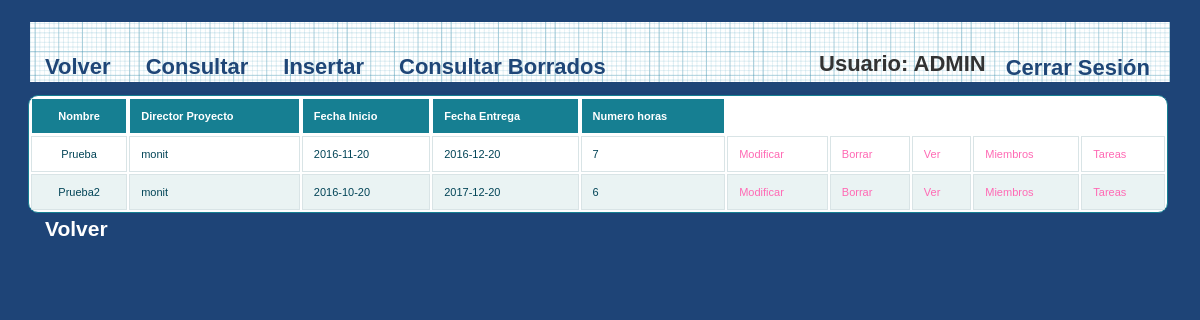
The app's page /et3_iu/Controllers/PROYECTO_Controller.php (signed in) with its own data.
### tables this page shows
CREATE TABLE IF NOT EXISTS `PROYECTO` (
`ID_PROYECTO` int(3) NOT NULL,
  `NOMBRE` varchar(50) NOT NULL,
  `DESCRIPCION` varchar(200) NOT NULL,
  `FECHAI` date NOT NULL,
  `FECHAIP` date NOT NULL,
  `FECHAE` date NOT NULL,
  `FECHAFP` date NOT NULL,
  `NUMEROMIEMBROS` int(3) NOT NULL,
  `NUMEROHORAS` int(5) NOT NULL,
   `DIRECTOR` varchar(25) NOT NULL,
  `BORRADO` tinyint(1) NOT NULL DEFAULT '0'
);

CREATE TABLE IF NOT EXISTS `EMPLEADOS` (
  `EMP_USER` varchar(25) NOT NULL,
  `EMP_PASSWORD` varchar(128) NOT NULL,
  `EMP_NOMBRE` varchar(25) DEFAULT NULL,
  `EMP_APELLIDO` varchar(50) DEFAULT NULL,
  `EMP_EMAIL` varchar(50) DEFAULT NULL,
  `EMP_TIPO` int(10) DEFAULT NULL,
  `EMP_ESTADO` varchar(25) DEFAULT NULL
);

### et3_iu/Controllers/PROYECTO_Controller.php (called while the page is built, shortened)
<?php
include '../Models/PROYECTO_Model.php';
require_once("../Mappers/PROYECTO_Mapper.php");
$proyectoMapper=new ProyectoMapper();
switch ($_REQUEST['accion']) {
    default:
        $datos = $proyectoMapper->listar();
        if (!tienePermisos('Proyecto_Default')) {
            new Mensaje('No tienes los permisos necesarios', '../Views/DEFAULT_Vista.php');
        } else {
            new Proyecto_Default($datos, '../Views/DEFAULT_Vista.php');
        }
}
?>

### et3_iu/Models/PROYECTO_Model.php (called while the page is built, shortened)
<?php
class Proyecto
{
    private $ID_PROYECTO;
    private $NOMBRE;
    private $FECHAI;
    private $FECHAE;
    private $NUMEROHORAS;
    private $DIRECTOR;
    public function __construct($ID_PROYECTO=NULL, $NOMBRE=NULL, $DESCRIPCION=NULL, $FECHAI=NULL, $FECHAIP=NULL, $FECHAE=NULL, $FECHAFP=NULL, $NUMEROMIEMBROS=NULL, $NUMEROHORAS=NULL, Miembro $DIRECTOR=NULL, $BORRADO)
    {
        $this->ID_PROYECTO = $ID_PROYECTO;
        $this->NOMBRE = $NOMBRE;
        $this->FECHAI = $FECHAI;
        $this->FECHAE = $FECHAE;
        $this->NUMEROHORAS = $NUMEROHORAS;
        $this->DIRECTOR = $DIRECTOR;
        $this->BORRADO = $BORRADO;
    }
    public function getBORRADO()
    {
        return $this->BORRADO;
    }
    public function getIDPROYECTO()
    {
        return $this->ID_PROYECTO;
    }
    public function getNOMBRE()
    {
        return $this->NOMBRE;
    }
    public function getFECHAI()
    {
        return $this->FECHAI;
    }
    public function getFECHAE()
    {
        return $this->FECHAE;
    }
    public function getNUMEROHORAS()
    {
        return $this->NUMEROHORAS;
    }
    public function getDIRECTOR()
    {
        return $this->DIRECTOR;
    }
}
?>

### et3_iu/Models/MIEMBRO_Model.php (called while the page is built, shortened)
<?php
class Miembro{
    private $USUARIO;
    public function __construct( $NOMBRE=NULL, $APELLIDOS=NULL, $USUARIO=NULL, $CONTRASEÑA=NULL, $CORREO=NULL){
        $this->USUARIO = $USUARIO;
    }
    public function getUsuario(){
        return $this->USUARIO;
    }
}
?>

### et3_iu/Mappers/PROYECTO_Mapper.php (called while the page is built, shortened)
<?php
require_once(__DIR__ . "/../Models/PROYECTO_Model.php");
require_once(__DIR__ . "/../Models/MIEMBRO_Model.php");
class ProyectoMapper {
  private $mysqli;
  public function conectarBD(){
      $this->mysqli = new mysqli("localhost","iu2016","iu2016","IU2016");
  }
    function listar()
    {
        $sql = "select * from PROYECTO WHERE BORRADO ='0' ORDER BY ID_PROYECTO;";
        if (!($resultado = $this->mysqli->query($sql))) {
            return 'Error en la consulta sobre la base de datos';
        } else {
            $toret = array();
            while ($obj = $resultado->fetch_object()) {
                $miembro = $this->buscarMiembroPorUsuario($obj->DIRECTOR);
                $proyectoEncontrado = new Proyecto($obj->ID_PROYECTO, $obj->NOMBRE, $obj->DESCRIPCION, $obj->FECHAI, $obj->FECHAIP, $obj->FECHAE,$obj->FECHAFP,$obj->NUMEROMIEMBROS,  $obj->NUMEROHORAS, $miembro,$obj->BORRADO);
                array_push($toret, $proyectoEncontrado);
            }
            return $toret;
        }
    }
        public function buscarMiembroPorUsuario($user) {
        $sql = "SELECT * FROM EMPLEADOS where EMP_USER LIKE '%$user%'";
        $resultado = $this -> mysqli -> query($sql);
        $obj = $resultado->fetch_object();
        $miembro = new Miembro( $obj -> EMP_NOMBRE, $obj -> EMP_APELLIDO,$obj -> EMP_USER, $obj -> EMP_PASSWORD, $obj -> EMP_EMAIL);
        return $miembro;
    }
}

### et3_iu/Views/PROYECTO_SHOW_ALL_Vista.php (the view, shortened to what this page needs)
<?php
class Proyecto_Default{
    private $datos;
    private $volver;
    function __construct($array, $volver){
    $this->datos = $array;
    $this->volver = $volver;
    $this->render();
}
    function render(){
        ?>
        <p>
            <h2>
                <div>
                    <head><link rel="stylesheet" href="../Styles/styles.css" type="text/css" media="screen" />
                    </head>
                    <div id="wrapper">
                        <nav>
                            <div class="menu">
                                <ul>
                                    <li><a href="../Functions/Desconectar.php"><?php echo  $strings['Cerrar Sesión']; ?></a></li>
                                    <li><?php echo $strings['Usuario'].": ". $_SESSION['login']; ?></li>
                                </ul>
                                <?php echo '<a href=\'' . $this->volver . "'>" . $strings['Volver'] . " </a>"; ?></li>
                                <a href='./PROYECTO_Controller.php?accion=<?php echo $strings['Consultar']?>'><?php echo $strings['Consultar']?></a>
                                <?php if($_REQUEST['accion']!=$strings['ConsultarBorrados']){ ?>
                                <a href='./PROYECTO_Controller.php?accion=<?php echo $strings['Insertar']?>'><?php echo $strings['Insertar']?></a>
                                <?php } ?>
                                <?php if($_REQUEST['accion']!=$strings['ConsultarBorrados']){ ?>
                                <a href='./PROYECTO_Controller.php?accion=<?php echo $strings['ConsultarBorrados']?>'><?php echo $strings['ConsultarBorrados']?></a>
                                <?php } ?>
                            </div>
                        </nav>
                        <table id="btable" border = 1>
                            <tr>
                                <th>  <?=$strings['NOMBRE'] ?> </th>
                                <th>  <?=$strings['DIRECTOR'] ?> </th>
                                <th>  <?=$strings['FECHAI'] ?> </th>
                                <th>  <?=$strings['FECHAE'] ?> </th>
                                <th>  <?=$strings['NUMEROHORAS'] ?> </th>
                            </tr>
                            <?php
                            foreach($this->datos as $proyecto) {
                                if (strcmp($proyecto->getDIRECTOR()->getUSUARIO(), $_SESSION['login']) == 0 || strcmp('ADMIN', $_SESSION['login']) == 0) {
                                    echo "<tr><td> " . $proyecto->getNOMBRE() . "</td>";
                                    echo "<td>" . $proyecto->getDIRECTOR()->getUSUARIO() . "</td>";
                                    echo "<td> " . $proyecto->getFECHAI() . "</td>";
                                    echo "<td> " . $proyecto->getFECHAE() . "</td>";
                                    echo "<td> " . $proyecto->getNUMEROHORAS() . "</td>";
                                    ?>
                                    <td>
                                        <a href='PROYECTO_Controller.php?ID_PROYECTO=<?php echo $proyecto->getIDPROYECTO() . '&accion=' . $strings['Modificar']; ?>'><?php echo $strings['Modificar'] ?></a>
                                    </td>
                                    <?php if($proyecto->getBORRADO() != 1){ ?>
                                    <td>
                                        <a href='PROYECTO_Controller.php?ID_PROYECTO=<?php echo $proyecto->getIDPROYECTO() . '&accion=' . $strings['Borrar']; ?>'><?php echo $strings['Borrar'] ?></a>
                                    </td>
                                        <?php } ?>
                                    <td>
                                        <a href='PROYECTO_Controller.php?PROYECTO_NOMBRE=<?php echo $proyecto->getNOMBRE() . '&accion=' . $strings['Ver']; ?>'><?php echo $strings['Ver'] ?></a>
                                    </td>
                                    <td>
                                        <a href='PROYECTO_Controller.php?ID_PROYECTO=<?php echo $proyecto->getIDPROYECTO() . '&accion=' . $strings['Gestionar Miembros']; ?>'><?php echo $strings['Gestionar Miembros'] ?></a>
                                    </td>
                                    <td>
                                        <a href='TAREA_Controller.php?proyecto_id=<?php echo $proyecto->getIDPROYECTO() . '&accion='; ?>showall_tarea'><?php echo $strings['Tareas'] ?></a>
                                    </td>
                                    </tr>
                                <?php }
                            }
                            ?>
                        </table>
                        <?php
                        echo '<a class="form-link" href=\'' . $this->volver . "'>" . $strings['Volver'] . " </a>";
                        ?>
                    </div>
        </p>
        <?php
    }
}

### et3_iu/Styles/styles.css (style rules this page uses)
* { margin: 0; padding: 0; }
ul li { list-style-type:none; }
header, footer, section, aside, nav, article { display: block; }
#wrapper { width: 1140px; margin: 0 auto; margin-top: 5px; margin-bottom: 5px; }
nav { width: 1140px; height: 69px; margin: 0 auto; background: #1F4677 url(../images/blueprintpaper.png) repeat-x; }
h1,h2,h3,h4,h5,h6 { font-weight: bold; clear: both; color: #333; list-style-type:none; }
a:link, a:visited { color:hotpink; text-decoration: none; }
p { margin-bottom: 18px; }
li { padding-left: 5px; }
nav .menu { font-size: 22px; font-weight: bold; }
nav .menu ul { margin: 0; padding: 25px 0 0 20px; list-style: none; line-height: normal; }
nav .menu li { display: block; float: right; }
nav .menu a { display: block; margin-right: 5px; padding: 0px 15px; text-decoration: none; color: #1F4677; float:left; }
table { white-space: normal; line-height: normal; font-weight: normal; font-size: small; font-style: normal; color: black; text-align: center; font-variant: normal; border-color: gray; background-color: white; }
#btable { white-space: normal; line-height: normal; font-weight: normal; font-size: 11px; font-style: normal; color: black; text-align: center; font-variant: normal; border-color: gray; background-color: white; margin-left: -2px; }
#btable { width: 100%; overflow: hidden; background: #FFF; color: #024457; border-radius: 10px; border: 1px solid #167F92; }
#btable tr { border: 1px solid #D9E4E6; }
#btable tr:nth-child(odd) { background-color: #EAF3F3; }
#btable th { display: none; border: 1px solid #FFF; background-color: #167F92; color: #FFF; padding: 1em; }
#btable th:first-child { display: table-cell; text-align: center; }
#btable th:nth-child(2) { display: table-cell; }
#btable th:nth-child(2):after { content: attr(data-th); }
@media (min-width: 480px) { #btable th:nth-child(2):after { display: none; } }
#btable td { display: block; word-wrap: break-word; max-width: 7em; }
#btable td:first-child { display: table-cell; text-align: center; border-right: 1px solid #D9E4E6; }
@media (min-width: 480px) { #btable td { border: 1px solid #D9E4E6; } }
#btable th, #btable td { text-align: left; margin: .5em 1em; }
@media (min-width: 480px) { #btable th, #btable td { display: table-cell; padding: 1em; } }
#content p, ul, ol, hr { margin-bottom: 24px; }
#content h1, h2, h3, h4, h5, h6 { color: #333; margin: 0 0 20px 0; line-height: 1.5em; }
* { margin-top: 4px; }
.form-link { color: white !important; margin-left: 15px; }

### records on screen
proyecto: NOMBRE "Prueba", FECHAI "2016-11-20", FECHAE "2016-12-20", NUMEROHORAS "7"
empleados: EMP_USER "monit"
proyecto: NOMBRE "Prueba2", FECHAI "2016-10-20", FECHAE "2017-12-20", NUMEROHORAS "6"

### other values on screen
$strings['Cerrar Sesión'] "Cerrar Sesión"
$strings['Usuario'] "Usuario"
$_SESSION['login'] "ADMIN"
$strings['Volver'] "Volver"
$strings['Consultar'] "Consultar"
$strings['Insertar'] "Insertar"
$strings['ConsultarBorrados'] "Consultar Borrados"
$strings['NOMBRE'] "Nombre"
$strings['DIRECTOR'] "Director Proyecto"
$strings['FECHAI'] "Fecha Inicio"
$strings['FECHAE'] "Fecha Entrega"
$strings['NUMEROHORAS'] "Numero horas"
